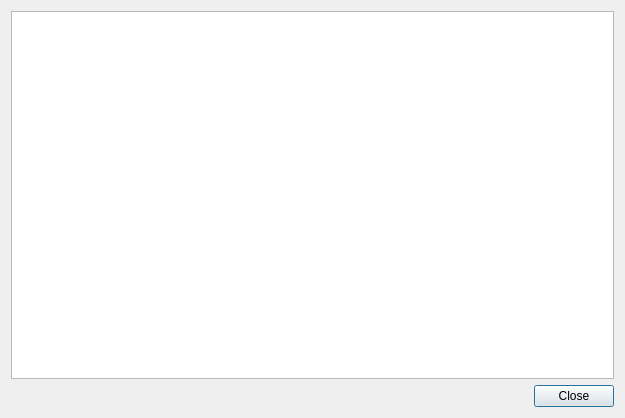
<?xml version="1.0" encoding="UTF-8"?>
<ui version="4.0">
 <class>HelpAboutLibrariesForm_template</class>
 <widget class="QDialog" name="HelpAboutLibrariesForm_template">
  <property name="geometry">
   <rect>
    <x>0</x>
    <y>0</y>
    <width>625</width>
    <height>418</height>
   </rect>
  </property>
  <property name="windowTitle">
   <string>About libraries</string>
  </property>
  <layout class="QGridLayout" name="gridLayout">
   <item row="0" column="0">
    <widget class="QTextBrowser" name="aboutLibrariesTextBrowser">
     <property name="html">
      <string notr="true">&lt;!DOCTYPE HTML PUBLIC &quot;-//W3C//DTD HTML 4.0//EN&quot; &quot;http://www.w3.org/TR/REC-html40/strict.dtd&quot;&gt;
&lt;html&gt;&lt;head&gt;&lt;meta name=&quot;qrichtext&quot; content=&quot;1&quot; /&gt;&lt;style type=&quot;text/css&quot;&gt;
p, li { white-space: pre-wrap; }
&lt;/style&gt;&lt;/head&gt;&lt;body style=&quot; font-family:'Noto Sans'; font-size:11pt; font-weight:400; font-style:normal;&quot;&gt;
&lt;p style=&quot;-qt-paragraph-type:empty; margin-top:0px; margin-bottom:0px; margin-left:0px; margin-right:0px; -qt-block-indent:0; text-indent:0px; font-family:'Sans'; font-size:10pt;&quot;&gt;&lt;br /&gt;&lt;/p&gt;&lt;/body&gt;&lt;/html&gt;</string>
     </property>
    </widget>
   </item>
   <item row="1" column="0">
    <layout class="QHBoxLayout" name="horizontalLayout">
     <item>
      <spacer name="horizontalSpacer">
       <property name="orientation">
        <enum>Qt::Horizontal</enum>
       </property>
       <property name="sizeHint" stdset="0">
        <size>
         <width>40</width>
         <height>20</height>
        </size>
       </property>
      </spacer>
     </item>
     <item>
      <widget class="QPushButton" name="closePushButton">
       <property name="text">
        <string>Close</string>
       </property>
      </widget>
     </item>
    </layout>
   </item>
  </layout>
 </widget>
 <resources/>
 <connections/>
</ui>
